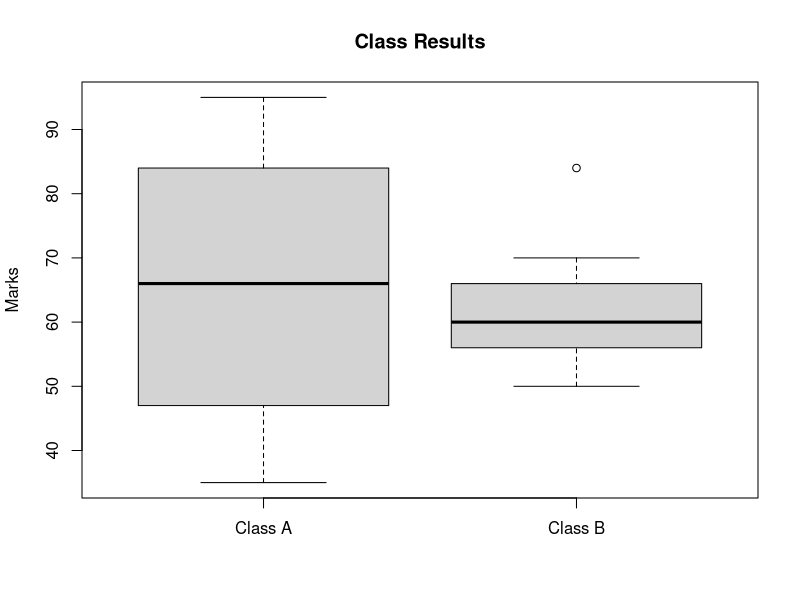

Write R code to recreate this figure.
A <- c(76, 35, 47, 64, 95, 66, 89, 36, 84)
B <- c(51, 56, 84, 60, 59, 70, 63, 66, 50)

print(mean(A))
print(median(A))
print(diff(range(A)))

print(mean(B))
print(median(B))
print(diff(range(B)))

boxplot(A, B,
        names = c("Class A", "Class B"),
        main = "Class Results",
        ylab = "Marks")
